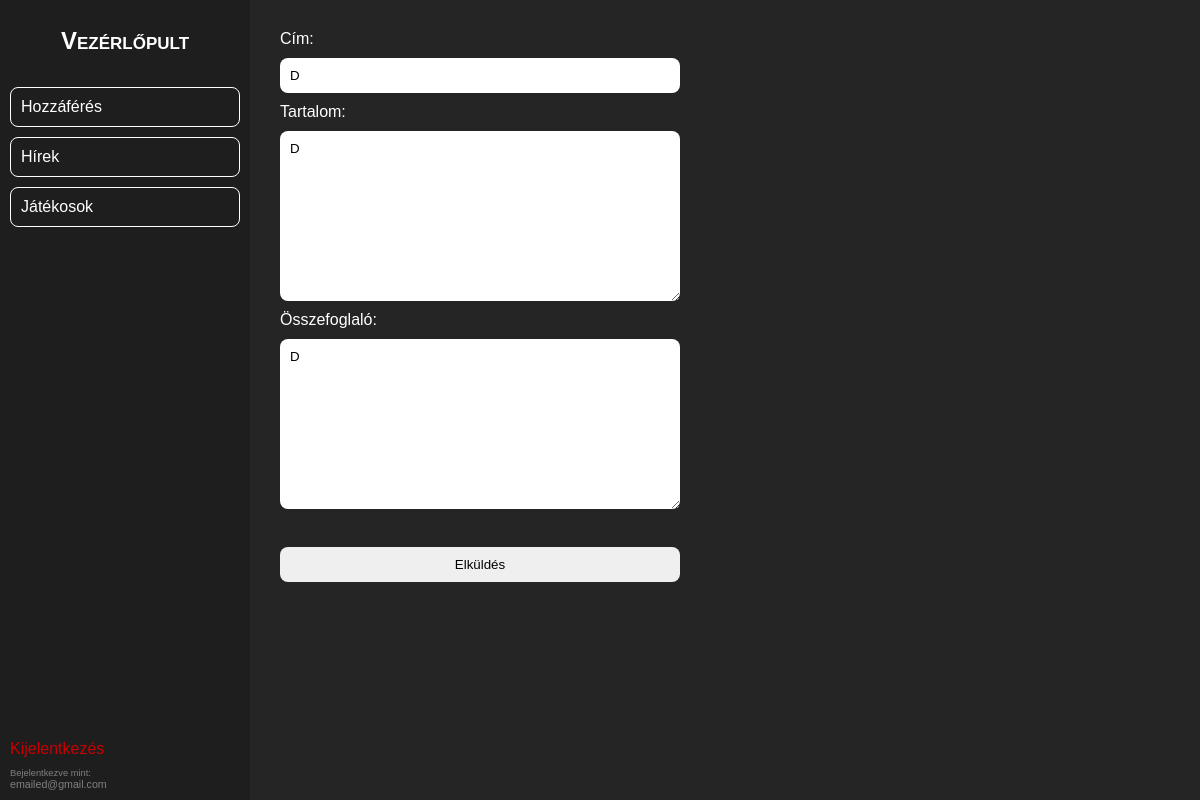
/admin/news/news_edit.php?id=35 (signed in), run on the app's committed database.
### tables this page shows
CREATE TABLE IF NOT EXISTS `news` (
  `id` int NOT NULL AUTO_INCREMENT,
  `date` timestamp NOT NULL,
  `title` varchar(255) NOT NULL,
  `summary` text NOT NULL,
  `content` mediumtext NOT NULL,
  PRIMARY KEY (`id`)
);

### admin/news/news_edit.php (the view, shortened to what this page needs)
} ?><?php
    include("../headers/header.php");
    ?>
<?php
$id = $_GET['id'];
if ($id) {
    include("../../connect.php");
    $sqlEdit = "SELECT * FROM news WHERE id = $id";
    $result = mysqli_query($conn, $sqlEdit);
} else {
    echo "Nincs ilyen poszt";
}
?>
<form action="./news_process.php" method="post" class="n-container">
    <?php
    while ($data = mysqli_fetch_array($result)) {
    ?>
        <label for="title">Cím:</label>
        <input type="text" name="title" id="title" placeholder="Cím" value="<?php echo $data['title']; ?>" required>
        <label for="content">Tartalom:</label>
        <textarea name="content" id="content" cols="30" rows="10" placeholder="Poszt" required><?php echo $data['content']; ?></textarea>
        <label for="summary">Összefoglaló:</label>
        <textarea name="summary" id="summary" cols="30" rows="10" placeholder="Összefoglaló" required><?php echo $data['summary']; ?></textarea>
        <br>
        <input type="submit" value="Elküldés" name="update">
    <?php
    }
    ?>
</form>
<?php
include("../headers/footer.php");
?>

### admin/news/news_edit.php (style rules this page uses)
.n-container { display: flex; flex-direction: column; background-color: #252525; width: 100vw; gap: 10px; padding: 30px; color: #fff; }
.n-container input { padding: 10px; max-width: 400px; border-radius: 8px; border: none; }
.n-container textarea { padding: 10px; max-width: 400px; border-radius: 8px; border: none; }

### data on the page
news: title "D", content "D", summary "D"

### other printed values
$_SESSION["email"] "emailed@gmail.com"
